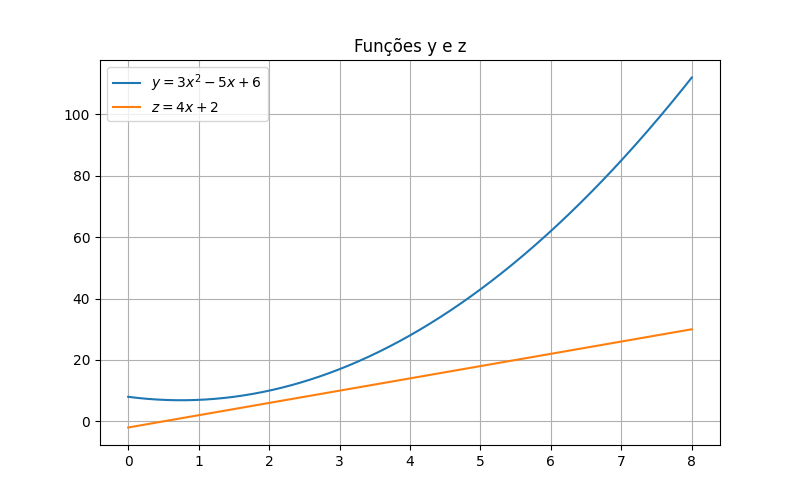

Generate this figure with Python:
"""30. Obtenha o gráfico da função"""

import numpy as np
import matplotlib.pyplot as plt

# Dados 0 < x < 8
x = np.linspace(0, 8, 1000)

# Função
y  = 8 -3*x + 2*x**2
z = -2 + 4*x

# Criar gráfico com todas as funções juntas
plt.figure(figsize=(8, 5))
plt.plot(x, y, label=r'$y = 3x^2 -5x + 6$')
plt.plot(x, z, label=r'$z = 4x + 2$')

plt.title("Funções y e z")
plt.legend()
plt.grid()
plt.savefig("Q30.png")
plt.show()

